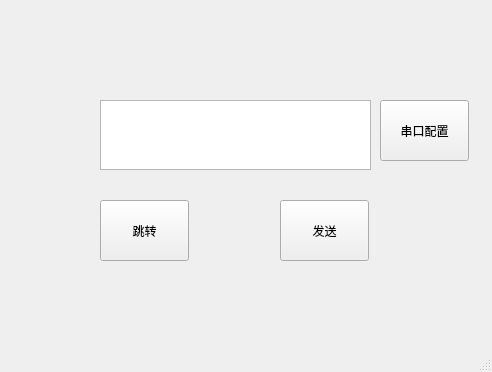
<?xml version="1.0" encoding="UTF-8"?>
<ui version="4.0">
 <class>MainWindow</class>
 <widget class="QMainWindow" name="MainWindow">
  <property name="geometry">
   <rect>
    <x>0</x>
    <y>0</y>
    <width>492</width>
    <height>372</height>
   </rect>
  </property>
  <property name="windowTitle">
   <string>MainWindow</string>
  </property>
  <widget class="QWidget" name="centralwidget">
   <widget class="QPushButton" name="sendButton">
    <property name="geometry">
     <rect>
      <x>280</x>
      <y>200</y>
      <width>89</width>
      <height>61</height>
     </rect>
    </property>
    <property name="text">
     <string>发送</string>
    </property>
   </widget>
   <widget class="QTextEdit" name="receData">
    <property name="geometry">
     <rect>
      <x>100</x>
      <y>100</y>
      <width>271</width>
      <height>70</height>
     </rect>
    </property>
   </widget>
   <widget class="QPushButton" name="switchButton">
    <property name="geometry">
     <rect>
      <x>100</x>
      <y>200</y>
      <width>89</width>
      <height>61</height>
     </rect>
    </property>
    <property name="text">
     <string>跳转</string>
    </property>
   </widget>
   <widget class="QPushButton" name="portSetting">
    <property name="geometry">
     <rect>
      <x>380</x>
      <y>100</y>
      <width>89</width>
      <height>61</height>
     </rect>
    </property>
    <property name="text">
     <string>串口配置</string>
    </property>
   </widget>
  </widget>
  <widget class="QMenuBar" name="menubar">
   <property name="geometry">
    <rect>
     <x>0</x>
     <y>0</y>
     <width>492</width>
     <height>28</height>
    </rect>
   </property>
  </widget>
  <widget class="QStatusBar" name="statusbar"/>
 </widget>
 <resources/>
 <connections/>
</ui>
